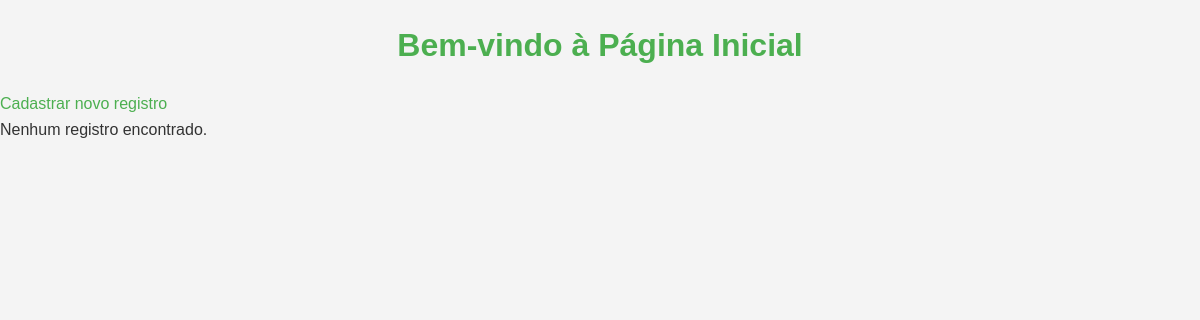
Before: / with the older database file.
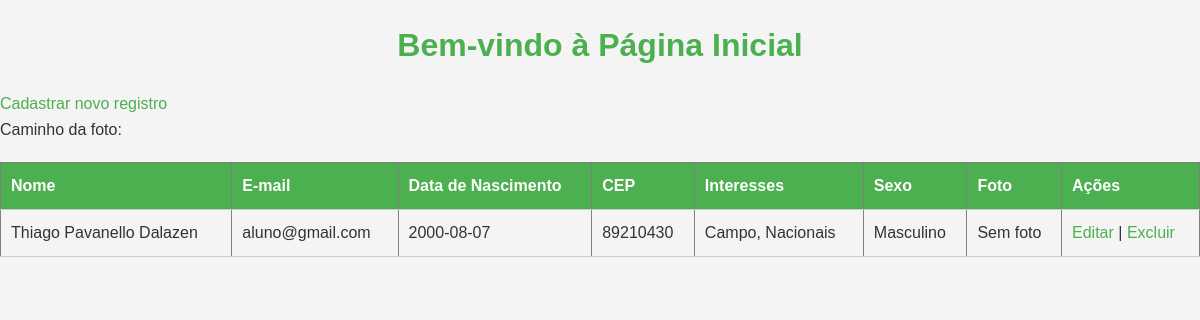
After: the same page with the newer database file.
### tables this page shows
CREATE TABLE `formulario_php` (
  `id` int NOT NULL AUTO_INCREMENT,
  `nome_completo` varchar(255) NOT NULL,
  `email` varchar(255) NOT NULL,
  `data_nascimento` date NOT NULL,
  `cep` varchar(8) NOT NULL,
  `endereco` varchar(255) DEFAULT NULL,
  `bairro` varchar(255) DEFAULT NULL,
  `cidade` varchar(255) DEFAULT NULL,
  `estado` varchar(255) DEFAULT NULL,
  `numero` varchar(10) NOT NULL,
  `sexo` enum('Masculino','Feminino') NOT NULL,
  `categoria_interesse` text,
  `login` varchar(255) NOT NULL,
  `senha` varchar(255) NOT NULL,
  PRIMARY KEY (`id`),
  UNIQUE KEY `login` (`login`)
);

### index.php (the view, shortened to what this page needs)
<?php
include 'conexao.php';
$sql = "SELECT * FROM formulario_php";
$result = $mysqli->query($sql);
?>
<!DOCTYPE html>
<html lang="pt-BR">
<head>
    <link rel="stylesheet" href="estilo.css">
</head>
<body>
    <h1>Bem-vindo à Página Inicial</h1>
    <p>
        <a href="cadastro.html">Cadastrar novo registro</a>
    </p>
    <?php if ($result->num_rows > 0): ?>
        <table border="1">
            <thead>
                <tr>
                    <th>Nome</th>
                    <th>E-mail</th>
                    <th>Data de Nascimento</th>
                    <th>CEP</th>
                    <th>Interesses</th>
                    <th>Sexo</th>
                    <th>Foto</th>
                    <th>Ações</th>
                </tr>
            </thead>
            <tbody>
                <?php while ($row = $result->fetch_assoc()): ?>
                    <tr>
                        <td><?php echo htmlspecialchars($row['nome_completo']); ?></td>
                        <td><?php echo htmlspecialchars($row['email']); ?></td>
                        <td><?php echo htmlspecialchars($row['data_nascimento']); ?></td>
                        <td><?php echo htmlspecialchars($row['cep']); ?></td>
                        <td><?php echo htmlspecialchars($row['categoria_interesse']); ?></td>
                        <td><?php echo htmlspecialchars($row['sexo']); ?></td>
                        <td>
                            <?php if (!empty($row['foto'])): ?>
                                <img src="<?php echo htmlspecialchars($row['foto']); ?>" alt="Foto de <?php echo htmlspecialchars($row['nome_completo']); ?>" width="100">
                            <?php else: ?>
                                <p>Sem foto</p>
                            <?php endif; ?>
                        </td>
                        <?php
                        echo "<p>Caminho da foto: " . htmlspecialchars($row['foto']) . "</p>";
                        ?>
                        <td>
                            <a href="editar.php?id=<?php echo $row['id']; ?>">Editar</a> |
                            <a href="excluir.php?id=<?php echo $row['id']; ?>" onclick="return confirm('Tem certeza que deseja excluir este registro?');">Excluir</a>
                        </td>
                    </tr>
                <?php endwhile; ?>
            </tbody>
        </table>
    <?php else: ?>
        <p>Nenhum registro encontrado.</p>
    <?php endif; ?>
</body>
</html>

### estilo.css (style rules this page uses)
* { margin: 0; padding: 0; box-sizing: border-box; }
body { font-family: Arial, sans-serif; background-color: #f4f4f4; color: #333; line-height: 1.6; }
h1 { text-align: center; margin: 20px 0; color: #4CAF50; }
table { width: 100%; border-collapse: collapse; margin-top: 20px; }
th, td { padding: 10px; text-align: left; border-bottom: 1px solid #ccc; }
th { background-color: #4CAF50; color: white; }
a { text-decoration: none; color: #4CAF50; }

Changed rows visible on the page:
added formulario_php: nome_completo "Thiago Pavanello Dalazen", email "aluno@gmail.com", data_nascimento "2000-08-07", cep "89210430", categoria_interesse "Campo, Nacionais", sexo "Masculino"
Other visible differences:
text no longer shown: "Nenhum registro encontrado."
text now shown: "Nome E-mail Data de Nascimento CEP Interesses Sexo Foto Ações"
